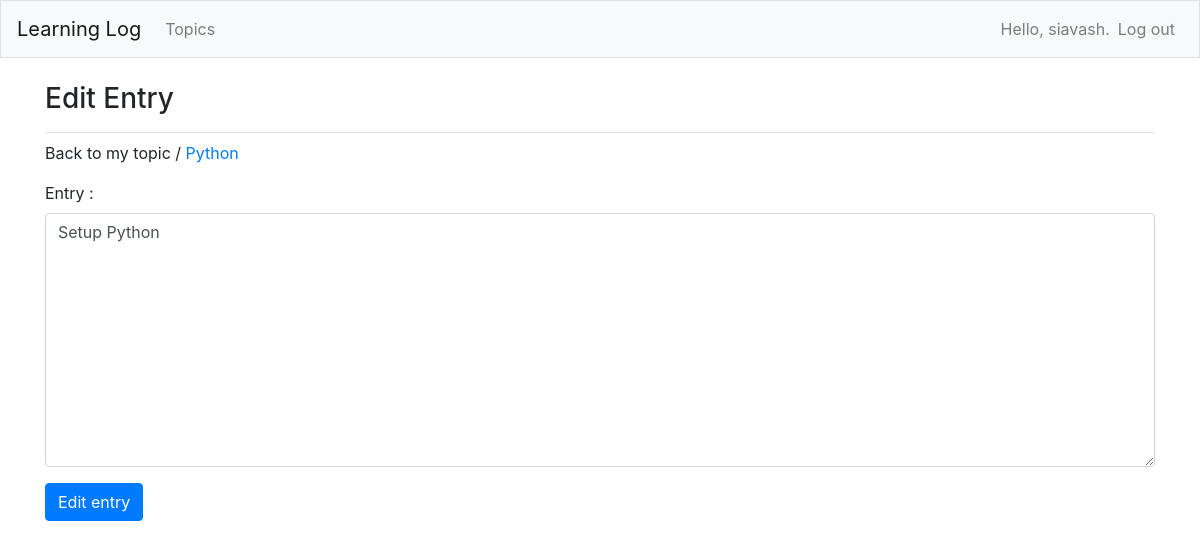
The page /edit_entry/1 (signed in) on the database as committed earlier.
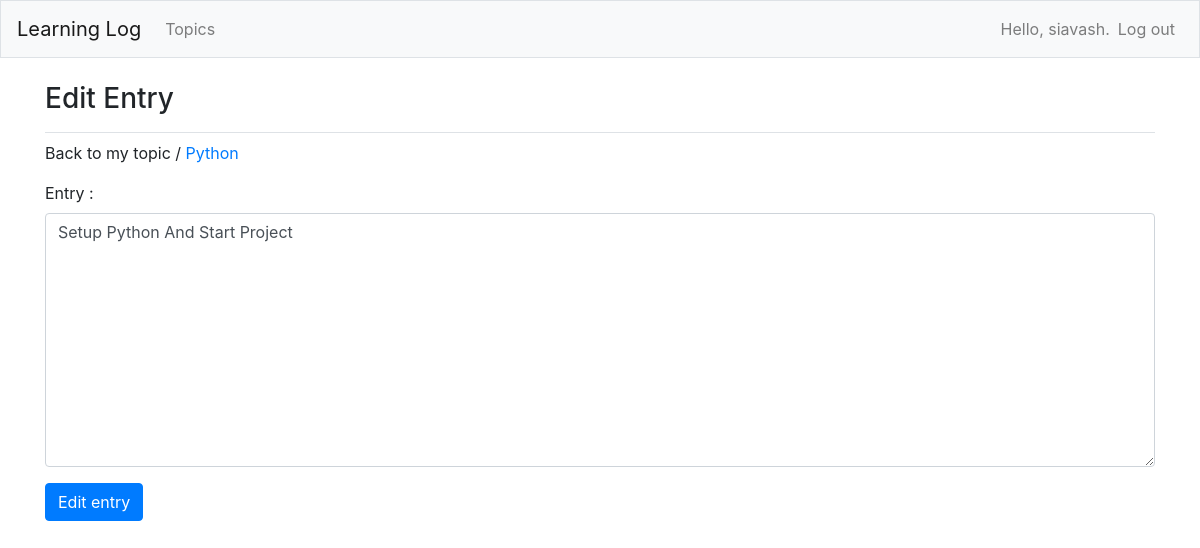
The same page on the database as committed later.
### learning_logs/models.py (models this page shows, shortened)
class Entry(models.Model):
    topic = models.ForeignKey(Topic, on_delete=models.CASCADE)
    text = models.TextField()
    date_added = models.DateTimeField(auto_now_add=True)
    class Meta:
        verbose_name_plural = 'entries'

### learning_logs/views.py (the view)
# urls.py: path('edit_entry/<int:entry_id>', views.edit_entry, name='edit_entry'),
@ login_required
def edit_entry(request, entry_id):
    entry = Entry.objects.get(id=entry_id)
    topic = entry.topic
    if topic.owner != request.user:
        raise Http404
    if request.method != 'POST':
        form = EntryForm(instance=entry)
    else:
        form = EntryForm(instance=entry, data=request.POST)
        if form.is_valid():
            form.save()
            return redirect('learning_logs:topic', topic_id=topic.id)
    context = {
        'entry': entry,
        'topic': topic,
        'form': form,
    }
    return render(request, 'edit_entry.html', context)

### learning_logs/forms.py
class EntryForm(forms.ModelForm):
    class Meta:
        model = Entry
        fields = ['text']
        labels = {'text': 'Entry :'}
        widgets = {'text': forms.Textarea(attrs={'cols': 80})}

### learning_logs/models.py (called while the page is built)
    def __str__(self):
        return self.text

### learning_logs/templates/edit_entry.html (shortened to what this page needs)
{% extends 'base.html' %}
{% load bootstrap4 %}
{% block page_header %}
    <h3>Edit Entry</h3>
{% endblock page_header %}
{% block content %}
    <p> Back to my topic / <a href="{% url 'learning_logs:topic' topic.id %}"> {{ topic }} </a> </p>
    <form action="{% url 'learning_logs:edit_entry' entry.id %}" method="post" class="form">
        {% bootstrap_form form %}
        {% buttons %}
            <button name="submit" class="btn btn-primary">Edit entry</button>
        {% endbuttons %}
    </form>
{% endblock content %}

Rows that differ between the two databases and show on the page:
changed Entry: text "Setup Python" → "Setup Python And Start Project"
